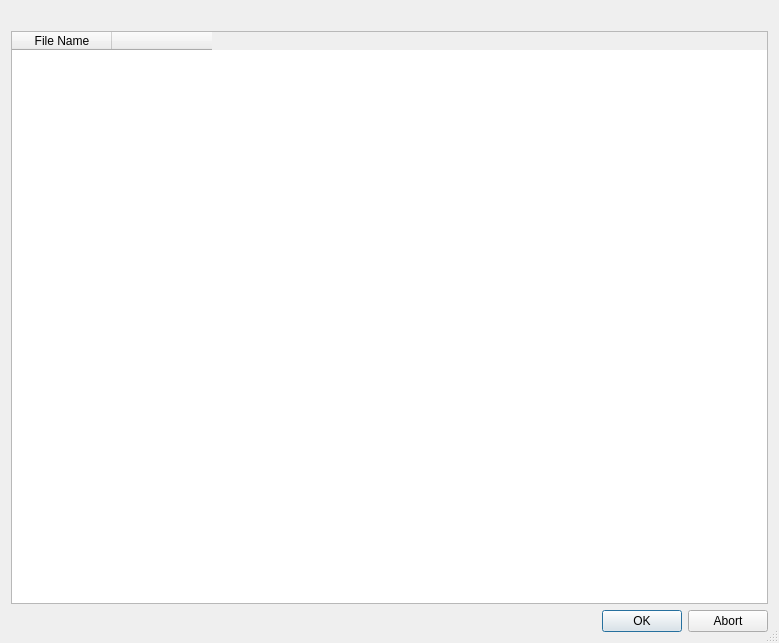
<?xml version="1.0" encoding="UTF-8"?>
<ui version="4.0">
 <class>MissingSessionFilesDialog</class>
 <widget class="QDialog" name="MissingSessionFilesDialog">
  <property name="geometry">
   <rect>
    <x>0</x>
    <y>0</y>
    <width>779</width>
    <height>643</height>
   </rect>
  </property>
  <property name="sizePolicy">
   <sizepolicy hsizetype="Preferred" vsizetype="Expanding">
    <horstretch>0</horstretch>
    <verstretch>0</verstretch>
   </sizepolicy>
  </property>
  <property name="windowTitle">
   <string/>
  </property>
  <property name="windowIcon">
   <iconset resource="../qt-resources/qt_widgets.qrc">
    <normaloff>:/gnome_dialog_warning_16.png</normaloff>:/gnome_dialog_warning_16.png</iconset>
  </property>
  <property name="sizeGripEnabled">
   <bool>true</bool>
  </property>
  <property name="modal">
   <bool>true</bool>
  </property>
  <layout class="QVBoxLayout" name="verticalLayout_7">
   <item>
    <widget class="QLabel" name="missing_files_label">
     <property name="text">
      <string/>
     </property>
     <property name="wordWrap">
      <bool>true</bool>
     </property>
    </widget>
   </item>
   <item>
    <widget class="QTableWidget" name="missing_files_table_widget">
     <column>
      <property name="text">
       <string>File Name</string>
      </property>
     </column>
     <column>
      <property name="text">
       <string/>
      </property>
     </column>
    </widget>
   </item>
   <item>
    <widget class="QDialogButtonBox" name="buttonbox">
     <property name="sizePolicy">
      <sizepolicy hsizetype="MinimumExpanding" vsizetype="Fixed">
       <horstretch>0</horstretch>
       <verstretch>0</verstretch>
      </sizepolicy>
     </property>
     <property name="orientation">
      <enum>Qt::Horizontal</enum>
     </property>
     <property name="standardButtons">
      <set>QDialogButtonBox::Abort|QDialogButtonBox::Ok</set>
     </property>
    </widget>
   </item>
  </layout>
 </widget>
 <resources>
  <include location="../qt-resources/qt_widgets.qrc"/>
  <include location="../qt-resources/qt_widgets.qrc"/>
  <include location="../qt-resources/qt_widgets.qrc"/>
  <include location="../qt-resources/qt_widgets.qrc"/>
 </resources>
 <connections>
  <connection>
   <sender>buttonbox</sender>
   <signal>accepted()</signal>
   <receiver>MissingSessionFilesDialog</receiver>
   <slot>accept()</slot>
   <hints>
    <hint type="sourcelabel">
     <x>248</x>
     <y>254</y>
    </hint>
    <hint type="destinationlabel">
     <x>157</x>
     <y>274</y>
    </hint>
   </hints>
  </connection>
  <connection>
   <sender>buttonbox</sender>
   <signal>rejected()</signal>
   <receiver>MissingSessionFilesDialog</receiver>
   <slot>reject()</slot>
   <hints>
    <hint type="sourcelabel">
     <x>316</x>
     <y>260</y>
    </hint>
    <hint type="destinationlabel">
     <x>286</x>
     <y>274</y>
    </hint>
   </hints>
  </connection>
 </connections>
</ui>
